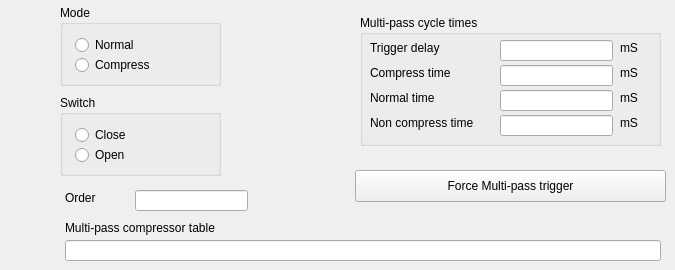
      <widget class="QWidget" name="tabCompressor">
       <attribute name="title">
        <string>Compressor</string>
       </attribute>
       <widget class="QGroupBox" name="gbMode">
        <property name="geometry">
         <rect>
          <x>60</x>
          <y>5</y>
          <width>161</width>
          <height>81</height>
         </rect>
        </property>
        <property name="title">
         <string>Mode</string>
        </property>
        <widget class="QRadioButton" name="rbSTWCMODE_NORMAL">
         <property name="geometry">
          <rect>
           <x>15</x>
           <y>30</y>
           <width>100</width>
           <height>20</height>
          </rect>
         </property>
         <property name="text">
          <string>Normal</string>
         </property>
        </widget>
        <widget class="QRadioButton" name="rbSTWCMODE_COMPRESS">
         <property name="geometry">
          <rect>
           <x>15</x>
           <y>50</y>
           <width>100</width>
           <height>20</height>
          </rect>
         </property>
         <property name="text">
          <string>Compress</string>
         </property>
        </widget>
       </widget>
       <widget class="QGroupBox" name="gbSwitch">
        <property name="geometry">
         <rect>
          <x>60</x>
          <y>95</y>
          <width>161</width>
          <height>81</height>
         </rect>
        </property>
        <property name="title">
         <string>Switch</string>
        </property>
        <widget class="QRadioButton" name="rbSTWCSW_CLOSE">
         <property name="geometry">
          <rect>
           <x>15</x>
           <y>30</y>
           <width>100</width>
           <height>20</height>
          </rect>
         </property>
         <property name="text">
          <string>Close</string>
         </property>
        </widget>
        <widget class="QRadioButton" name="rbSTWCSW_OPEN">
         <property name="geometry">
          <rect>
           <x>15</x>
           <y>50</y>
           <width>100</width>
           <height>20</height>
          </rect>
         </property>
         <property name="text">
          <string>Open</string>
         </property>
        </widget>
       </widget>
       <widget class="QGroupBox" name="gbTiming">
        <property name="geometry">
         <rect>
          <x>360</x>
          <y>15</y>
          <width>301</width>
          <height>131</height>
         </rect>
        </property>
        <property name="title">
         <string>Multi-pass cycle times</string>
        </property>
        <widget class="QLabel" name="label_46">
         <property name="geometry">
          <rect>
           <x>10</x>
           <y>25</y>
           <width>96</width>
           <height>16</height>
          </rect>
         </property>
         <property name="text">
          <string>Trigger delay</string>
         </property>
        </widget>
        <widget class="QLabel" name="label_47">
         <property name="geometry">
          <rect>
           <x>10</x>
           <y>50</y>
           <width>96</width>
           <height>16</height>
          </rect>
         </property>
         <property name="text">
          <string>Compress time</string>
         </property>
        </widget>
        <widget class="QLabel" name="label_48">
         <property name="geometry">
          <rect>
           <x>10</x>
           <y>75</y>
           <width>96</width>
           <height>16</height>
          </rect>
         </property>
         <property name="text">
          <string>Normal time</string>
         </property>
        </widget>
        <widget class="QLabel" name="label_49">
         <property name="geometry">
          <rect>
           <x>10</x>
           <y>100</y>
           <width>121</width>
           <height>16</height>
          </rect>
         </property>
         <property name="text">
          <string>Non compress time</string>
         </property>
        </widget>
        <widget class="QLineEdit" name="leSTWCTD">
         <property name="geometry">
          <rect>
           <x>140</x>
           <y>25</y>
           <width>113</width>
           <height>21</height>
          </rect>
         </property>
        </widget>
        <widget class="QLabel" name="label_52">
         <property name="geometry">
          <rect>
           <x>260</x>
           <y>25</y>
           <width>26</width>
           <height>16</height>
          </rect>
         </property>
         <property name="text">
          <string>mS</string>
         </property>
        </widget>
        <widget class="QLineEdit" name="leSTWCTC">
         <property name="geometry">
          <rect>
           <x>140</x>
           <y>50</y>
           <width>113</width>
           <height>21</height>
          </rect>
         </property>
        </widget>
        <widget class="QLineEdit" name="leSTWCTN">
         <property name="geometry">
          <rect>
           <x>140</x>
           <y>75</y>
           <width>113</width>
           <height>21</height>
          </rect>
         </property>
        </widget>
        <widget class="QLineEdit" name="leSTWCTNC">
         <property name="geometry">
          <rect>
           <x>140</x>
           <y>100</y>
           <width>113</width>
           <height>21</height>
          </rect>
         </property>
        </widget>
        <widget class="QLabel" name="label_53">
         <property name="geometry">
          <rect>
           <x>260</x>
           <y>50</y>
           <width>26</width>
           <height>16</height>
          </rect>
         </property>
         <property name="text">
          <string>mS</string>
         </property>
        </widget>
        <widget class="QLabel" name="label_54">
         <property name="geometry">
          <rect>
           <x>260</x>
           <y>75</y>
           <width>26</width>
           <height>16</height>
          </rect>
         </property>
         <property name="text">
          <string>mS</string>
         </property>
        </widget>
        <widget class="QLabel" name="label_69">
         <property name="geometry">
          <rect>
           <x>260</x>
           <y>100</y>
           <width>26</width>
           <height>16</height>
          </rect>
         </property>
         <property name="text">
          <string>mS</string>
         </property>
        </widget>
       </widget>
       <widget class="QLabel" name="label_50">
        <property name="geometry">
         <rect>
          <x>65</x>
          <y>190</y>
          <width>59</width>
          <height>16</height>
         </rect>
        </property>
        <property name="text">
         <string>Order</string>
        </property>
       </widget>
       <widget class="QLineEdit" name="leSTWCORDER">
        <property name="geometry">
         <rect>
          <x>135</x>
          <y>190</y>
          <width>113</width>
          <height>21</height>
         </rect>
        </property>
       </widget>
       <widget class="QPushButton" name="pbTwaveForceTrigger">
        <property name="geometry">
         <rect>
          <x>355</x>
          <y>170</y>
          <width>311</width>
          <height>32</height>
         </rect>
        </property>
        <property name="text">
         <string>Force Multi-pass trigger</string>
        </property>
       </widget>
       <widget class="QLineEdit" name="leSTWCTBL">
        <property name="geometry">
         <rect>
          <x>65</x>
          <y>240</y>
          <width>596</width>
          <height>21</height>
         </rect>
        </property>
       </widget>
       <widget class="QLabel" name="label_51">
        <property name="geometry">
         <rect>
          <x>65</x>
          <y>220</y>
          <width>191</width>
          <height>16</height>
         </rect>
        </property>
        <property name="text">
         <string>Multi-pass compressor table</string>
        </property>
       </widget>
      </widget>
